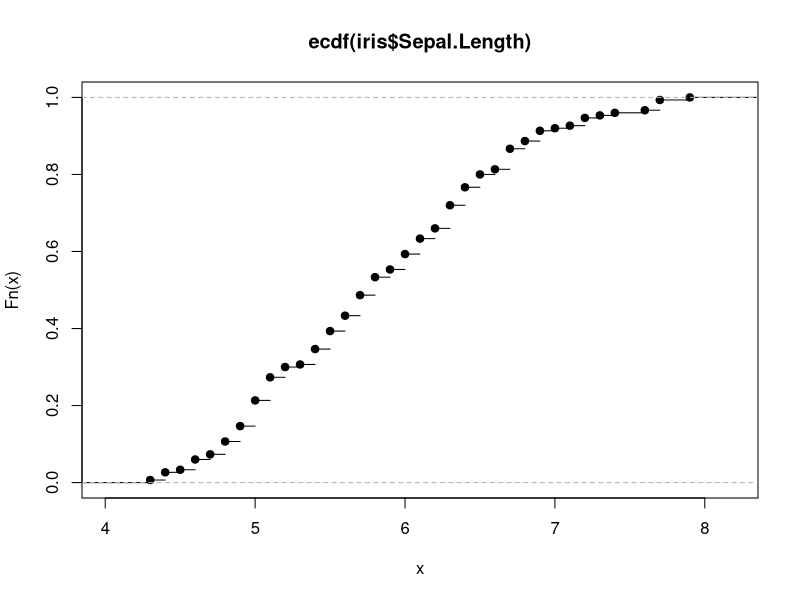

Source code (R):
###slide 13
###Compute an Empirical Cumulative Distribution Function###

#This is useful if you don't know if your data are normally distributed
#The mean and SD may not make sense e.g. if they are binomially distributed

#Use the ecdf() function to compute the empirical cumulative distribution function 
#for the variable Sepal.Length in the iris data set.
#iris data is builr into R so we can just call it immediately

head(iris)
iris_ecdf <-  ecdf(iris$Sepal.Length)
str(iris_ecdf)
#Tells us that ecdf is a function

#Use the plot() function to visualise the empirical cumulative distribution function.
plot(iris_ecdf)
#The dot is the sepal length, the line is the gap until the next sepal length


#Use the knots() function on the ecdf output and compare this with the list of 
#unique values for the variable Sepal.Length
knots(iris_ecdf)
#this tells us the unique values of sepal length
#you can also do
sort(unique(iris$Sepal.Length))
#and here I have sorted it as well

#What is the probability of any value up to 6?
iris_ecdf(6)
